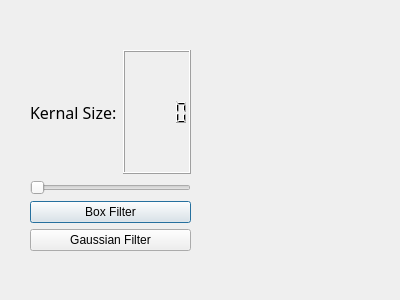
<?xml version="1.0" encoding="UTF-8"?>
<ui version="4.0">
 <class>HW3</class>
 <widget class="QDialog" name="HW3">
  <property name="geometry">
   <rect>
    <x>0</x>
    <y>0</y>
    <width>400</width>
    <height>300</height>
   </rect>
  </property>
  <property name="windowTitle">
   <string>Dialog</string>
  </property>
  <widget class="QWidget" name="">
   <property name="geometry">
    <rect>
     <x>30</x>
     <y>50</y>
     <width>161</width>
     <height>201</height>
    </rect>
   </property>
   <layout class="QVBoxLayout" name="verticalLayout_2">
    <item>
     <layout class="QHBoxLayout" name="horizontalLayout">
      <item>
       <widget class="QLabel" name="label">
        <property name="font">
         <font>
          <family>3ds</family>
          <pointsize>12</pointsize>
         </font>
        </property>
        <property name="text">
         <string>Kernal Size:</string>
        </property>
       </widget>
      </item>
      <item>
       <widget class="QLCDNumber" name="lcdNumber"/>
      </item>
     </layout>
    </item>
    <item>
     <layout class="QVBoxLayout" name="verticalLayout">
      <item>
       <widget class="QSlider" name="horizontalSlider">
        <property name="minimum">
         <number>3</number>
        </property>
        <property name="maximum">
         <number>48</number>
        </property>
        <property name="singleStep">
         <number>2</number>
        </property>
        <property name="pageStep">
         <number>6</number>
        </property>
        <property name="orientation">
         <enum>Qt::Horizontal</enum>
        </property>
       </widget>
      </item>
      <item>
       <widget class="QPushButton" name="pushButton">
        <property name="text">
         <string>Box Filter</string>
        </property>
       </widget>
      </item>
      <item>
       <widget class="QPushButton" name="pushButton_2">
        <property name="text">
         <string>Gaussian Filter</string>
        </property>
       </widget>
      </item>
     </layout>
    </item>
   </layout>
  </widget>
 </widget>
 <resources/>
 <connections/>
</ui>
